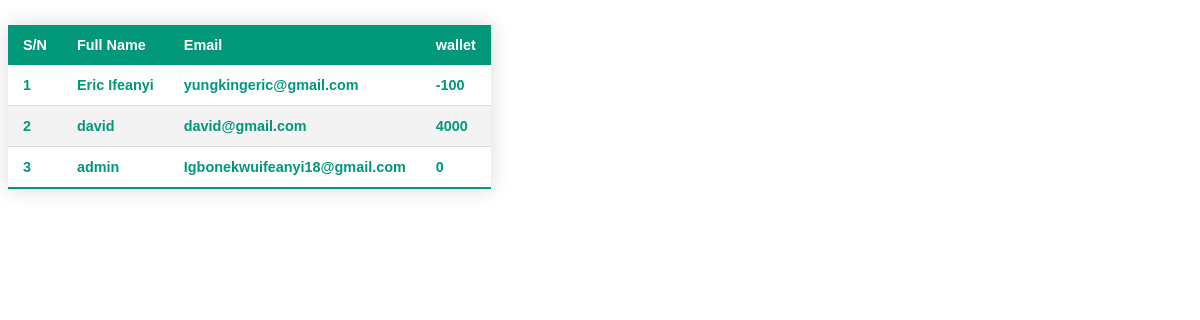
Before: /general with the older database file.
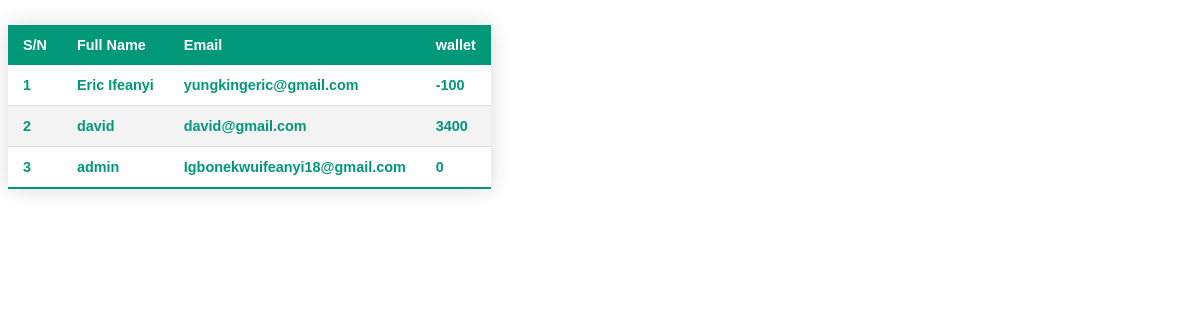
After: the same page with the newer database file.
### account/models.py (models this page shows)
class agent(models.Model):
    full_name = models.CharField(max_length=100)
    email = models.CharField(max_length=100)
    wallet_bal = models.CharField(max_length=1000)
    password = models.CharField(max_length=100)
    forget_password_token = models.CharField(max_length=100)

### identify_me/views.py (the view)
# urls.py: path('general',views.my_portal, name="my_portal"),
def my_portal(request):
    historys = agent.objects.all()
    pay = historys
    return render(request, 'my_portal.html',{"trans": pay})

### templates/my_portal.html (shortened to what this page needs)
{% load static %}
<!DOCTYPE html>
<html lang="en">
<head>
    <link href="https://unpkg.com/boxicons@2.1.2/css/boxicons.min.css" rel='stylesheet'>
    <link rel="stylesheet" href="{% static 'v_by_nin_searchs.css' %}">
</head>
<body>
    <table class="styled-table">
                        <thead>
                            <tr>
                                <th>S/N</th>
                                <th>Full Name</th>
                                <th>Email</th>
                                <th>wallet</th>
                            </tr>
                        </thead>
                        <tbody>
                            {% for x in trans %}
                            <tr class="active-row">
                                <td>{{ x.id }}</td>
                                <td>{{ x.full_name }}</td>
                                <td>{{x.email}}</td>
                                <td>{{x.wallet_bal}}</td>
                            </tr>
                            {% endfor %}
                        </tbody>
                    </table>
</body>
</html>

Changed rows visible on the page:
changed agent "david": wallet_bal "4000" → "3400"
